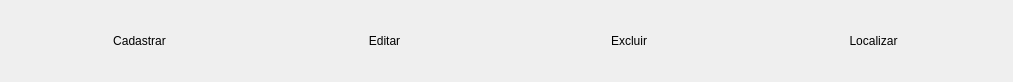
<?xml version="1.0" encoding="UTF-8"?>
<ui version="4.0">
 <class>MenuCadastro</class>
 <widget class="QWidget" name="MenuCadastro">
  <property name="geometry">
   <rect>
    <x>0</x>
    <y>0</y>
    <width>1013</width>
    <height>78</height>
   </rect>
  </property>
  <property name="maximumSize">
   <size>
    <width>1013</width>
    <height>82</height>
   </size>
  </property>
  <property name="windowTitle">
   <string>Form</string>
  </property>
  <layout class="QHBoxLayout" name="horizontalLayout">
   <item>
    <widget class="Ui_MenuCadastro" name="frame_menu" native="true">
     <property name="minimumSize">
      <size>
       <width>0</width>
       <height>60</height>
      </size>
     </property>
     <property name="maximumSize">
      <size>
       <width>16777215</width>
       <height>60</height>
      </size>
     </property>
     <layout class="QHBoxLayout" name="horizontalLayout_2">
      <item>
       <layout class="QHBoxLayout" name="horizontalLayout_3">
        <item>
         <widget class="QPushButton" name="pushButto_cadastrar">
          <property name="text">
           <string>Cadastrar</string>
          </property>
          <property name="checkable">
           <bool>false</bool>
          </property>
          <property name="default">
           <bool>false</bool>
          </property>
          <property name="flat">
           <bool>true</bool>
          </property>
         </widget>
        </item>
        <item>
         <widget class="QPushButton" name="pushButton_editar">
          <property name="text">
           <string>Editar</string>
          </property>
          <property name="checkable">
           <bool>false</bool>
          </property>
          <property name="default">
           <bool>false</bool>
          </property>
          <property name="flat">
           <bool>true</bool>
          </property>
         </widget>
        </item>
        <item>
         <widget class="QPushButton" name="pushButton_excluir">
          <property name="text">
           <string>Excluir</string>
          </property>
          <property name="checkable">
           <bool>false</bool>
          </property>
          <property name="default">
           <bool>false</bool>
          </property>
          <property name="flat">
           <bool>true</bool>
          </property>
         </widget>
        </item>
        <item>
         <widget class="QPushButton" name="pushButton_localizar">
          <property name="text">
           <string>Localizar</string>
          </property>
          <property name="checkable">
           <bool>false</bool>
          </property>
          <property name="default">
           <bool>false</bool>
          </property>
          <property name="flat">
           <bool>true</bool>
          </property>
         </widget>
        </item>
       </layout>
      </item>
     </layout>
    </widget>
   </item>
  </layout>
 </widget>
 <customwidgets>
  <customwidget>
   <class>Ui_MenuCadastro</class>
   <extends>QWidget</extends>
   <header>View.Componentes.Ui_MenuCadastro.h</header>
   <container>1</container>
  </customwidget>
 </customwidgets>
 <resources/>
 <connections/>
</ui>
